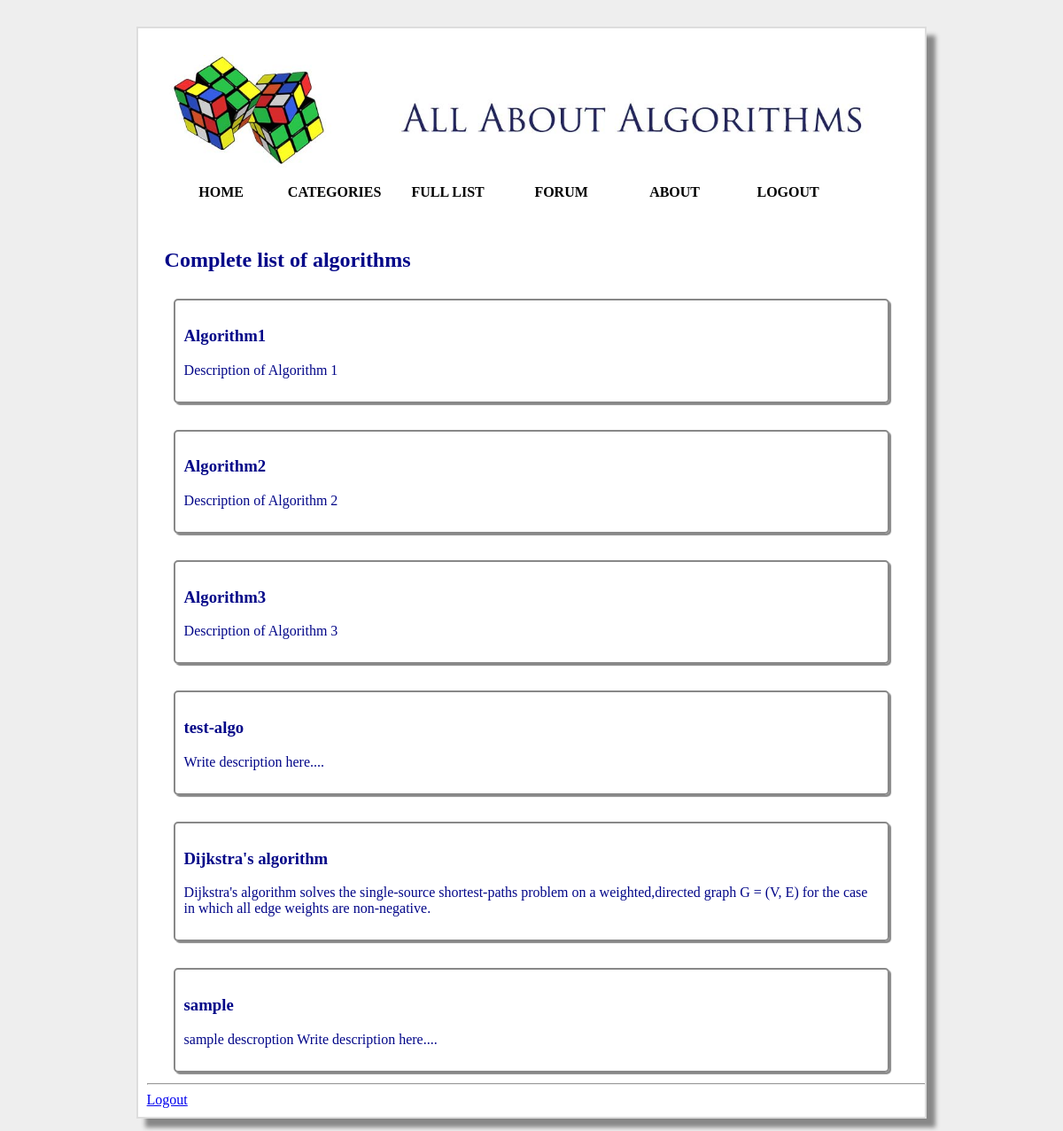
The app's page /FullList.php (signed in) with its own data.
### tables this page shows
CREATE TABLE IF NOT EXISTS `algorithm` (
  `Algorithm_ID` int(5) NOT NULL AUTO_INCREMENT,
  `Algorithm_Name` varchar(100) NOT NULL,
  `Algorithm_Description` varchar(500) DEFAULT NULL,
  `Algorithm_Process` varchar(500) DEFAULT NULL,
  PRIMARY KEY (`Algorithm_ID`),
  UNIQUE KEY `Algorithm_Name` (`Algorithm_Name`)
);

### FullList.php (the view, shortened to what this page needs)
<!DOCTYPE HTML>
<html>
	<head>
		<link href="Home_Style.css" type="text/css" rel="stylesheet">
		<?php
		require_once("db_connect.php");
		?>
	</head>
	<body>
		<div id="big_wrapper">
			<?php
			require_once ('header.php');
			?>
			<h2>Complete list of algorithms</h2>
			<?php
			$query = "SELECT * FROM algorithm;";
			$result = mysqli_query($link, $query) or die('could not connect ' . mysqli_error($link));
			if ($result) {
				while ($res_array = mysqli_fetch_assoc($result)) {
					echo "<span class='algo_link'><a href='algorithm.php?algo_id=".$res_array['Algorithm_ID']."'>
						<div class='algo_desc'>
							<h3>".$res_array['Algorithm_Name']."</h3>
							<p>".$res_array['Algorithm_Description']."</p>
						</div>
						</a></span>
					";
				}
			}
			else{
				echo "
				<p>No rows retreived</p>
				";
			}
			?>
			<?php
		require_once ('footer.php');
		?>
		</div>
	</body>
</html>

### header.php (shortened to what this page needs)
<!DOCTYPE HTML>
<?php
echo '
		<a href="Home.php"><img src="img/AAAbanner3.jpg" alt="AllAboutAlgorithms"></a>
		<nav>
			<ul>
				<li><a href="Home.php">Home</a></li>
				<li><a href="Categories.php">Categories</a></li>
				<li><a href="FullList.php">Full List</a></li>
				<li><a href="discussions.php">Forum</a></li>
				<li><a href="about.php">About</a></li>
				<li><a href="logout.php">Logout</a></li>
			</ul>
		</nav>
	';
?>

### footer.php
<?php
	echo'
	<div class="footer">
	<hr>
	<a href="logout.php">Logout</a>
	</div>
	';
?>

### Home_Style.css (style rules this page uses)
body { background-color: #EEEEEE; }
nav { display:block; margin:0; }
nav li { list-style: none; display: inline-table; }
#big_wrapper { position: relative; display: block; margin-left: auto; margin-right: auto; margin-top: 30px; min-height:1000px; overflow: hidden; margin-bottom: 30px; width: 70%; background-color: #FFFFFF; border-radius: 0; padding: 30px; border: 2px solid #DDDDDD; box-shadow: 10px 10px 5px #888888; }
.algo_desc { margin: 10px; padding: 10px; box-shadow: 2px 2px 1px #888888; border-style: outset; margin-bottom: 20px; margin-top: 30px; border: 2px solid #888888 ; border-radius: 5px; }
.algo_link a:visited, .algo_link a:active, .algo_link a:link, .algo_link a:hover { color: black; text-decoration: none; color: #020688; font-family: Tahoma; }
.footer { display: block; width: 100%; position:absolute; bottom: 0; left: 0; margin-bottom:10px; margin-left: 10px; margin-top:50px; }
img { margin:0; width: 100%; }
h1, h2 { color: #020688; font-family: Tahoma; }
nav { margin-bottom: 50px; }
nav ul { list-style-type:none; margin:0; padding:0; overflow:hidden; }
nav li { float:left; }
nav a:link,nav a:visited { display:block; width:120px; font-weight:bold; color:#000000; background-color:#FFFFFF; text-align:center; padding:4px; text-decoration:none; text-transform:uppercase; }

### records on screen
algorithm: Algorithm_Name "Algorithm1", Algorithm_Description "Description of Algorithm 1"
algorithm: Algorithm_Name "Algorithm2", Algorithm_Description "Description of Algorithm 2"
algorithm: Algorithm_Name "Algorithm3", Algorithm_Description "Description of Algorithm 3"
algorithm: Algorithm_Name "test-algo", Algorithm_Description "Write description here...."
algorithm: Algorithm_Name "Dijkstra's algorithm", Algorithm_Description "Dijkstra's algorithm solves the single-source shortest-paths problem on a weighted,directed graph G = (V, E) for the case in which all edge weights are non-negative."
algorithm: Algorithm_Name "sample", Algorithm_Description "sample descroption Write description here...."
